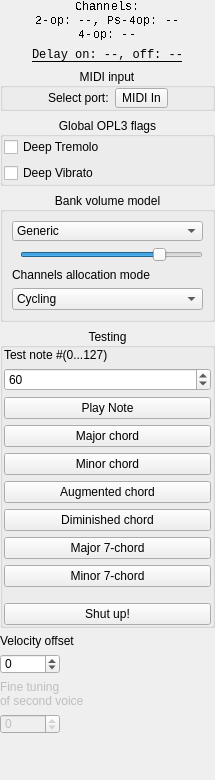
        <widget class="QFrame" name="palybox_frame">
         <property name="sizePolicy">
          <sizepolicy hsizetype="Maximum" vsizetype="Preferred">
           <horstretch>0</horstretch>
           <verstretch>0</verstretch>
          </sizepolicy>
         </property>
         <layout class="QVBoxLayout" name="verticalLayout_13">
          <property name="sizeConstraint">
           <enum>QLayout::SetMinimumSize</enum>
          </property>
          <property name="leftMargin">
           <number>0</number>
          </property>
          <property name="topMargin">
           <number>0</number>
          </property>
          <property name="rightMargin">
           <number>0</number>
          </property>
          <property name="bottomMargin">
           <number>0</number>
          </property>
          <item>
           <widget class="QLabel" name="debugBox">
            <property name="font">
             <font>
              <family>Monospace</family>
              <stylestrategy>NoAntialias</stylestrategy>
             </font>
            </property>
            <property name="toolTip">
             <string>&lt;html&gt;&lt;head/&gt;&lt;body&gt;&lt;p&gt;&lt;span style=&quot; font-weight:600;&quot;&gt;Recently used channel ID&lt;/span&gt;&lt;br/&gt;&lt;span style=&quot; font-style:italic;&quot;&gt;(from 0 to N-1)&lt;/span&gt;&lt;/p&gt;&lt;p&gt;&lt;span style=&quot; text-decoration: underline;&quot;&gt;Two-operators mode (2-op):&lt;/span&gt;&lt;br/&gt;Totally 18 two-operator channels available on OPL3 chip.&lt;/p&gt;&lt;p&gt;&lt;span style=&quot; text-decoration: underline;&quot;&gt;Pseudo four-operators mode (Ps-4-op):&lt;/span&gt;&lt;br/&gt;Using of pairs of two-operator channels, in result we are have 9 double-voice channels&lt;/p&gt;&lt;p&gt;&lt;span style=&quot; text-decoration: underline;&quot;&gt;Four-operators mode (4-op):&lt;/span&gt;&lt;br/&gt;Totally 6 four-operator channels available on OPL3 chip.&lt;/p&gt;&lt;/body&gt;&lt;/html&gt;</string>
            </property>
            <property name="text">
             <string notr="true">Channels:
2-op: --, Ps-4op: --
4-op: --</string>
            </property>
            <property name="alignment">
             <set>Qt::AlignHCenter|Qt::AlignTop</set>
            </property>
           </widget>
          </item>
          <item>
           <widget class="QLabel" name="debugDelaysInfo">
            <property name="font">
             <font>
              <family>Monospace</family>
              <underline>true</underline>
             </font>
            </property>
            <property name="text">
             <string notr="true">Delay on: --, off: --</string>
            </property>
            <property name="textFormat">
             <enum>Qt::RichText</enum>
            </property>
            <property name="alignment">
             <set>Qt::AlignCenter</set>
            </property>
           </widget>
          </item>
          <item>
           <widget class="QGroupBox" name="midiIn_zone">
            <property name="title">
             <string>MIDI input</string>
            </property>
            <property name="alignment">
             <set>Qt::AlignCenter</set>
            </property>
            <layout class="QHBoxLayout" name="horizontalLayout_19">
             <property name="sizeConstraint">
              <enum>QLayout::SetMinimumSize</enum>
             </property>
             <property name="leftMargin">
              <number>1</number>
             </property>
             <property name="topMargin">
              <number>0</number>
             </property>
             <property name="rightMargin">
              <number>1</number>
             </property>
             <property name="bottomMargin">
              <number>0</number>
             </property>
             <item>
              <spacer name="horizontalSpacer_11">
               <property name="orientation">
                <enum>Qt::Horizontal</enum>
               </property>
               <property name="sizeHint" stdset="0">
                <size>
                 <width>10</width>
                 <height>20</height>
                </size>
               </property>
              </spacer>
             </item>
             <item>
              <widget class="QLabel" name="label_40">
               <property name="text">
                <string>Select port:</string>
               </property>
              </widget>
             </item>
             <item>
              <widget class="QToolButton" name="midiIn">
               <property name="maximumSize">
                <size>
                 <width>16777215</width>
                 <height>20</height>
                </size>
               </property>
               <property name="styleSheet">
                <string notr="true">b</string>
               </property>
               <property name="text">
                <string>MIDI In</string>
               </property>
               <property name="icon">
                <iconset resource="resources/resources.qrc">
                 <normaloff>:/mporto.png</normaloff>:/mporto.png</iconset>
               </property>
              </widget>
             </item>
             <item>
              <spacer name="horizontalSpacer_10">
               <property name="orientation">
                <enum>Qt::Horizontal</enum>
               </property>
               <property name="sizeHint" stdset="0">
                <size>
                 <width>10</width>
                 <height>20</height>
                </size>
               </property>
              </spacer>
             </item>
            </layout>
           </widget>
          </item>
          <item>
           <widget class="QGroupBox" name="groupBox_3">
            <property name="title">
             <string>Global OPL3 flags</string>
            </property>
            <property name="alignment">
             <set>Qt::AlignCenter</set>
            </property>
            <layout class="QVBoxLayout" name="verticalLayout_7">
             <property name="sizeConstraint">
              <enum>QLayout::SetMinimumSize</enum>
             </property>
             <property name="leftMargin">
              <number>1</number>
             </property>
             <property name="topMargin">
              <number>0</number>
             </property>
             <property name="rightMargin">
              <number>1</number>
             </property>
             <property name="bottomMargin">
              <number>0</number>
             </property>
             <item>
              <widget class="QCheckBox" name="deepTremolo">
               <property name="maximumSize">
                <size>
                 <width>16777215</width>
                 <height>20</height>
                </size>
               </property>
               <property name="toolTip">
                <string>&lt;html&gt;&lt;head/&gt;&lt;body&gt;&lt;p&gt;&lt;span style=&quot; font-weight:600;&quot;&gt;Tremolo (Amplitude Vibrato) Depth.&lt;br/&gt;&lt;/span&gt;&lt;span style=&quot; text-decoration: underline;&quot;&gt;Unchecked&lt;/span&gt; = 1.0dB,&lt;br/&gt;&lt;span style=&quot; text-decoration: underline;&quot;&gt;Checked&lt;/span&gt; = 4.8dB.&lt;/p&gt;&lt;p&gt;(Effect taking for instruments where tremolo flag is used)&lt;/p&gt;&lt;/body&gt;&lt;/html&gt;</string>
               </property>
               <property name="text">
                <string>Deep Tremolo</string>
               </property>
              </widget>
             </item>
             <item>
              <widget class="QCheckBox" name="deepVibrato">
               <property name="maximumSize">
                <size>
                 <width>16777215</width>
                 <height>20</height>
                </size>
               </property>
               <property name="toolTip">
                <string>&lt;html&gt;&lt;head/&gt;&lt;body&gt;&lt;p&gt;&lt;span style=&quot; font-weight:600;&quot;&gt;Frequency Vibrato Depth.&lt;br/&gt;&lt;/span&gt;&lt;span style=&quot; text-decoration: underline;&quot;&gt;Unchecked&lt;/span&gt; = 7 cents,&lt;br/&gt;&lt;span style=&quot; text-decoration: underline;&quot;&gt;Checked&lt;/span&gt; = 14 cents.&lt;/p&gt;&lt;p&gt;&lt;span style=&quot; font-style:italic;&quot;&gt;A &amp;quot;cent&amp;quot; is 1/100 of a semi-tone.&lt;/span&gt;&lt;/p&gt;&lt;p&gt;(Effect taking for instruments where vibrato flag is used)&lt;/p&gt;&lt;/body&gt;&lt;/html&gt;</string>
               </property>
               <property name="text">
                <string>Deep Vibrato</string>
               </property>
              </widget>
             </item>
            </layout>
           </widget>
          </item>
          <item>
           <widget class="QGroupBox" name="groupBox_4">
            <property name="toolTip">
             <string>&lt;p&gt;Declares a volume scale formula that will set physical volume level from a MIDI volume.&lt;/p&gt;
&lt;p&gt;&lt;br/&gt;&lt;/p&gt;
&lt;p&gt;&lt;b&gt;Generic&lt;/b&gt; - linear volume scale&lt;/p&gt;
&lt;p&gt;&lt;b&gt;OPL3 Native&lt;/b&gt; - Logarithmic volume scale produced by OPL3 chip natively&lt;/p&gt;
&lt;p&gt;&lt;b&gt;DMX&lt;/b&gt; - Indexed table of volumes that sets OPL volume by MIDI volume. Reproduces a bug of DMX that has an incorrect AM voices processing. Carrier voice has always 63.&lt;/p&gt;
&lt;p&gt;&lt;b&gt;Apogee&lt;/b&gt; - Tuned logarithmic volume. Reproduces a bug of Apogee Sound System that has an incorrect AM voices processing.&lt;/p&gt;
&lt;p&gt;&lt;b&gt;Win9x Driver&lt;/b&gt; - A short non-smooth indexed table, shorter in two times than possible OPL3 volume levels.&lt;/p&gt;
&lt;p&gt;&lt;b&gt;DMX (Fixed AM)&lt;/b&gt; - The DMX volume model with a correct AM voices processing.&lt;/p&gt;
&lt;p&gt;&lt;b&gt;Apogee (Fixed AM)&lt;/b&gt; - The Apogee volume model with a correct AM voices processing.&lt;/p&gt;
</string>
            </property>
            <property name="title">
             <string>Bank volume model</string>
            </property>
            <property name="alignment">
             <set>Qt::AlignCenter</set>
            </property>
            <layout class="QVBoxLayout" name="verticalLayout_8">
             <item>
              <widget class="QComboBox" name="volumeModel">
               <property name="maximumSize">
                <size>
                 <width>16777215</width>
                 <height>20</height>
                </size>
               </property>
               <property name="focusPolicy">
                <enum>Qt::NoFocus</enum>
               </property>
               <item>
                <property name="text">
                 <string>Generic</string>
                </property>
               </item>
               <item>
                <property name="text">
                 <string>OPL3 Native</string>
                </property>
               </item>
               <item>
                <property name="text">
                 <string notr="true">DMX</string>
                </property>
               </item>
               <item>
                <property name="text">
                 <string notr="true">Apogee Sound System</string>
                </property>
               </item>
               <item>
                <property name="text">
                 <string notr="true">Win9x SB16</string>
                </property>
               </item>
               <item>
                <property name="text">
                 <string>DMX (Fixed AM)</string>
                </property>
               </item>
               <item>
                <property name="text">
                 <string>Apogee (Fixed AM)</string>
                </property>
               </item>
               <item>
                <property name="text">
                 <string notr="true">Audio Interfaces Library</string>
                </property>
               </item>
               <item>
                <property name="text">
                 <string notr="true">Win9x Generic FM</string>
                </property>
               </item>
               <item>
                <property name="text">
                 <string notr="true">HMI Sound Operating System</string>
                </property>
               </item>
               <item>
                <property name="text">
                 <string>HMI SOS (Old variant)</string>
                </property>
               </item>
              </widget>
             </item>
             <item>
              <widget class="QFrame" name="frame_6">
               <layout class="QHBoxLayout" name="horizontalLayout_21">
                <property name="spacing">
                 <number>1</number>
                </property>
                <property name="leftMargin">
                 <number>0</number>
                </property>
                <property name="topMargin">
                 <number>0</number>
                </property>
                <property name="rightMargin">
                 <number>0</number>
                </property>
                <property name="bottomMargin">
                 <number>0</number>
                </property>
                <item>
                 <widget class="QLabel" name="label_43">
                  <property name="pixmap">
                   <pixmap resource="resources/resources.qrc">:/aportpti.png</pixmap>
                  </property>
                 </widget>
                </item>
                <item>
                 <widget class="QSlider" name="volumeSlider">
                  <property name="toolTip">
                   <string>MIDI volume</string>
                  </property>
                  <property name="maximum">
                   <number>127</number>
                  </property>
                  <property name="value">
                   <number>100</number>
                  </property>
                  <property name="orientation">
                   <enum>Qt::Horizontal</enum>
                  </property>
                 </widget>
                </item>
               </layout>
              </widget>
             </item>
             <item>
              <widget class="QLabel" name="chanAllocLabel">
               <property name="text">
                <string>Channels allocation mode</string>
               </property>
              </widget>
             </item>
             <item>
              <widget class="QComboBox" name="chanAlloc">
               <property name="toolTip">
                <string>Choose the channel selection algorithm.

- Cycling - the next channel will be selected by the iteration thgouh all channels in the list. 
  If selected channel is busy, the oldest will be replaced.
- First released - the next channel will be selected by finding any released (no playing note),
  causing the channel of recently released note to be re-used by a new note, which makes
  the the legato-like effect. If all channels are busy, the oldest will be replaced.</string>
               </property>
               <item>
                <property name="text">
                 <string comment="Channels allocation mode name">Cycling</string>
                </property>
               </item>
               <item>
                <property name="text">
                 <string comment="Channels allocation mode name">First released</string>
                </property>
               </item>
              </widget>
             </item>
            </layout>
           </widget>
          </item>
          <item>
           <widget class="QGroupBox" name="testNoteBox">
            <property name="title">
             <string>Testing</string>
            </property>
            <property name="alignment">
             <set>Qt::AlignCenter</set>
            </property>
            <layout class="QVBoxLayout" name="verticalLayout_9">
             <property name="sizeConstraint">
              <enum>QLayout::SetMinimumSize</enum>
             </property>
             <property name="leftMargin">
              <number>1</number>
             </property>
             <property name="topMargin">
              <number>0</number>
             </property>
             <property name="rightMargin">
              <number>1</number>
             </property>
             <property name="bottomMargin">
              <number>0</number>
             </property>
             <item>
              <widget class="QLabel" name="label_26">
               <property name="text">
                <string>Test note #(0...127)</string>
               </property>
              </widget>
             </item>
             <item>
              <widget class="QSpinBox" name="noteToTest">
               <property name="sizePolicy">
                <sizepolicy hsizetype="Minimum" vsizetype="Preferred">
                 <horstretch>0</horstretch>
                 <verstretch>0</verstretch>
                </sizepolicy>
               </property>
               <property name="toolTip">
                <string>Current note position (60 is a C of a first octave).
Available from 0 to 127</string>
               </property>
               <property name="maximum">
                <number>127</number>
               </property>
               <property name="value">
                <number>60</number>
               </property>
              </widget>
             </item>
             <item>
              <widget class="QPushButton" name="testNote">
               <property name="toolTip">
                <string>Play a single note. Hold button to play sound, release button to off note.</string>
               </property>
               <property name="text">
                <string>Play Note</string>
               </property>
              </widget>
             </item>
             <item>
              <widget class="QPushButton" name="testMajor">
               <property name="toolTip">
                <string>Play a major triad chord relative to selected note. Hold button to play sound, release button to off note.</string>
               </property>
               <property name="text">
                <string>Major chord</string>
               </property>
              </widget>
             </item>
             <item>
              <widget class="QPushButton" name="testMinor">
               <property name="toolTip">
                <string>Play a minor triad chord relative to selected note. Hold button to play sound, release button to off note.</string>
               </property>
               <property name="text">
                <string>Minor chord</string>
               </property>
              </widget>
             </item>
             <item>
              <widget class="QPushButton" name="testAugmented">
               <property name="toolTip">
                <string>Play a augmented triad chord relative to selected note. Hold button to play sound, release button to off note.</string>
               </property>
               <property name="text">
                <string>Augmented chord</string>
               </property>
              </widget>
             </item>
             <item>
              <widget class="QPushButton" name="testDiminished">
               <property name="toolTip">
                <string>Play a diminished triad chord relative to selected note. Hold button to play sound, release button to off note.</string>
               </property>
               <property name="text">
                <string>Diminished chord</string>
               </property>
              </widget>
             </item>
             <item>
              <widget class="QPushButton" name="testMajor7">
               <property name="toolTip">
                <string>Play a major seventh chord relative to selected note. Hold button to play sound, release button to off note.</string>
               </property>
               <property name="text">
                <string>Major 7-chord</string>
               </property>
              </widget>
             </item>
             <item>
              <widget class="QPushButton" name="testMinor7">
               <property name="toolTip">
                <string>Play a minor seventh chord relative to selected note. Hold button to play sound, release button to off note.</string>
               </property>
               <property name="text">
                <string>Minor 7-chord</string>
               </property>
              </widget>
             </item>
             <item>
              <spacer name="verticalSpacer_2">
               <property name="orientation">
                <enum>Qt::Vertical</enum>
               </property>
               <property name="sizeType">
                <enum>QSizePolicy::Maximum</enum>
               </property>
               <property name="sizeHint" stdset="0">
                <size>
                 <width>20</width>
                 <height>10</height>
                </size>
               </property>
              </spacer>
             </item>
             <item>
              <widget class="QPushButton" name="shutUp">
               <property name="toolTip">
                <string>Mute all playing/sustaining notes in all channels</string>
               </property>
               <property name="text">
                <string>Shut up!</string>
               </property>
              </widget>
             </item>
            </layout>
           </widget>
          </item>
          <item>
           <widget class="QLabel" name="label_39">
            <property name="toolTip">
             <string>&lt;html&gt;&lt;head/&gt;&lt;body&gt;&lt;p&gt;&lt;span style=&quot; font-weight:600;&quot;&gt;Note velocity offset&lt;/span&gt;&lt;/p&gt;&lt;p&gt;Offsets MIDI velocity (range from -127 to 127)&lt;/p&gt;&lt;/body&gt;&lt;/html&gt;</string>
            </property>
            <property name="text">
             <string>Velocity offset</string>
            </property>
           </widget>
          </item>
          <item>
           <widget class="QSpinBox" name="velocityOffset">
            <property name="maximumSize">
             <size>
              <width>60</width>
              <height>20</height>
             </size>
            </property>
            <property name="toolTip">
             <string>&lt;html&gt;&lt;head/&gt;&lt;body&gt;&lt;p&gt;&lt;span style=&quot; font-weight:600;&quot;&gt;Note velocity offset&lt;/span&gt;&lt;/p&gt;&lt;p&gt;Offsets MIDI velocity (range from -127 to 127)&lt;/p&gt;&lt;/body&gt;&lt;/html&gt;</string>
            </property>
            <property name="minimum">
             <number>-127</number>
            </property>
            <property name="maximum">
             <number>127</number>
            </property>
           </widget>
          </item>
          <item>
           <widget class="QLabel" name="label_36">
            <property name="enabled">
             <bool>false</bool>
            </property>
            <property name="toolTip">
             <string>&lt;html&gt;&lt;head/&gt;&lt;body&gt;&lt;p&gt;Detune second voice pitch&lt;br/&gt;(0 is don't detune.&lt;br/&gt;Range from -127 to 127)&lt;/p&gt;&lt;p&gt;&lt;span style=&quot; text-decoration: underline;&quot;&gt;Pair of 2-operator voices mode only&lt;/span&gt;&lt;/p&gt;&lt;/body&gt;&lt;/html&gt;</string>
            </property>
            <property name="text">
             <string>Fine tuning
of second voice</string>
            </property>
           </widget>
          </item>
          <item>
           <widget class="QSpinBox" name="secVoiceFineTune">
            <property name="enabled">
             <bool>false</bool>
            </property>
            <property name="maximumSize">
             <size>
              <width>60</width>
              <height>20</height>
             </size>
            </property>
            <property name="toolTip">
             <string>&lt;html&gt;&lt;head/&gt;&lt;body&gt;&lt;p&gt;Detune second voice pitch&lt;br/&gt;(0 is don't detune.&lt;br/&gt;Range from -127 to 127)&lt;/p&gt;&lt;p&gt;&lt;span style=&quot; text-decoration: underline;&quot;&gt;Pair of 2-operator voices mode only&lt;/span&gt;&lt;/p&gt;&lt;/body&gt;&lt;/html&gt;</string>
            </property>
            <property name="minimum">
             <number>-127</number>
            </property>
            <property name="maximum">
             <number>127</number>
            </property>
           </widget>
          </item>
          <item>
           <spacer name="verticalSpacer">
            <property name="orientation">
             <enum>Qt::Vertical</enum>
            </property>
            <property name="sizeHint" stdset="0">
             <size>
              <width>20</width>
              <height>40</height>
             </size>
            </property>
           </spacer>
          </item>
          <item>
           <widget class="QFrame" name="editzone2">
            <property name="frameShape">
             <enum>QFrame::NoFrame</enum>
            </property>
            <property name="frameShadow">
             <enum>QFrame::Plain</enum>
            </property>
            <property name="lineWidth">
             <number>0</number>
            </property>
            <layout class="QVBoxLayout" name="verticalLayout_10">
             <property name="leftMargin">
              <number>0</number>
             </property>
             <property name="topMargin">
              <number>0</number>
             </property>
             <property name="rightMargin">
              <number>0</number>
             </property>
             <property name="bottomMargin">
              <number>0</number>
             </property>
            </layout>
           </widget>
          </item>
         </layout>
        </widget>
